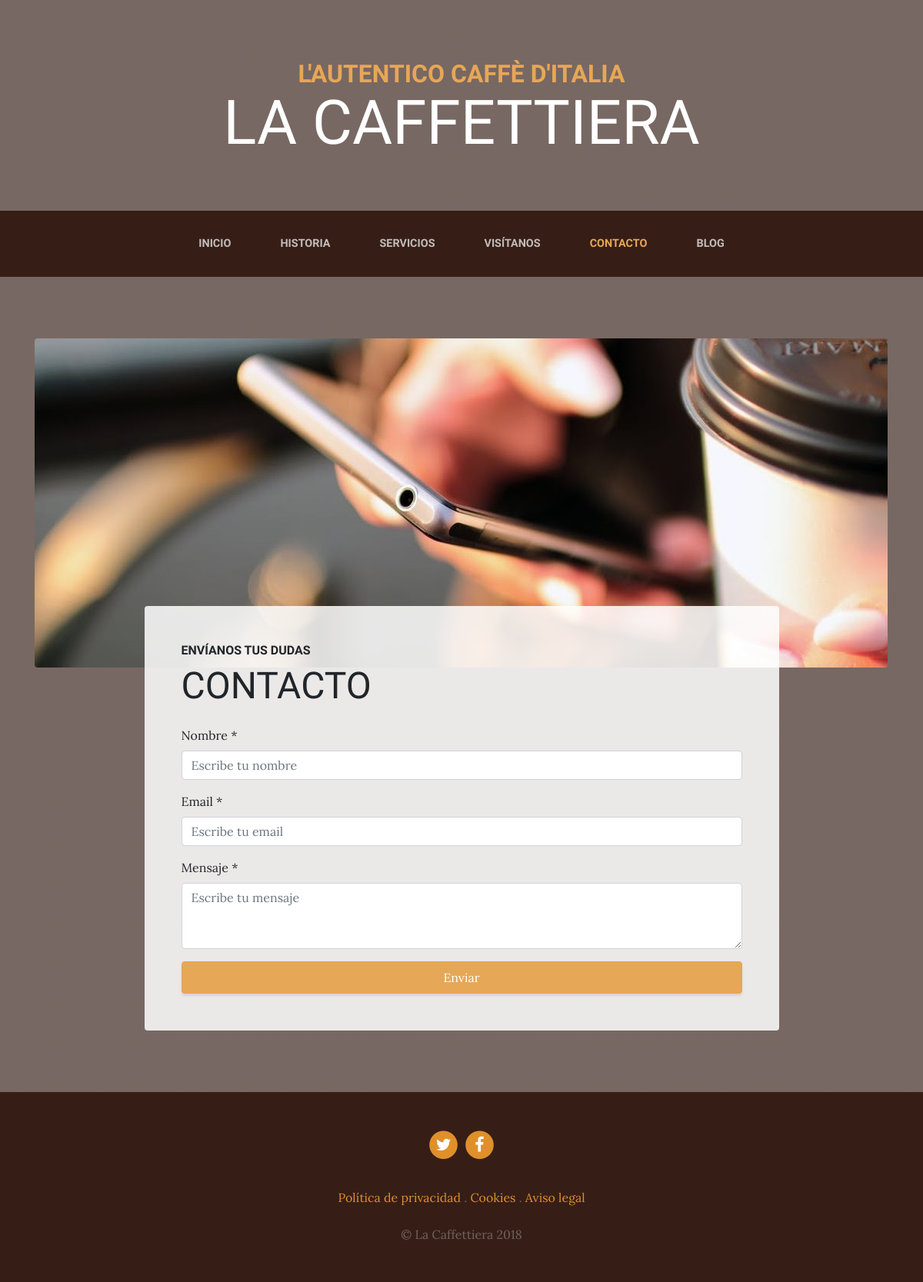
Page /contact/ on the committed database.
### pages/models.py (models this page shows, shortened)
class Page(models.Model):
    title = models.CharField(
        verbose_name="Título", max_length=200)
    content = RichTextField(
        verbose_name="Contenido")
    order = models.SmallIntegerField(verbose_name="Orden",
        default=0)
    created = models.DateTimeField(auto_now_add=True,
        verbose_name="Fecha de creacion")
    updated = models.DateTimeField(auto_now=True,
        verbose_name="Fecha de edicion")
    class Meta:
        verbose_name = "página"
        verbose_name_plural = "páginas"
        ordering = ['order','title']

### contact/views.py (the view, shortened to what this page needs)
# urls.py: path("", views.contact, name="contact"),
def contact(request):
    contact_form = ContactForm()
    return render(request, "contact/contact.html",{'form':contact_form})

### contact/forms.py
class ContactForm(forms.Form):
    name = forms.CharField(label="Nombre",
            required=True, widget=forms.TextInput(
        attrs={'class':'form-control', 'placeholder':'Escribe tu nombre'}
            ), min_length=3, max_length=100)
    email = forms.EmailField(label="Email",
            required=True, widget=forms.EmailInput(
        attrs={'class':'form-control', 'placeholder':'Escribe tu email'}
            ), min_length=3, max_length=100)
    content = forms.CharField(label="Contenido",
            required=True, widget=forms.Textarea(
        attrs={'class':'form-control', 'rows':3, 'placeholder':'Escribe tu mensaje'}
            ), min_length=10, max_length=1000)

### pages/templatetags/pages_extras.py (called while the page is built)
@register.simple_tag
def get_pages_list():
    pages = Page.objects.all()
    return pages

### social/processors.py (called while the page is built)
def ctx_dict(request):
    ctx = {}
    links = Link.objects.all()
    for link in links:
        ctx[link.key] = link.url
    return ctx

### contact/templates/contact/contact.html (shortened to what this page needs)
{% extends 'core/base.html' %}
{% load static %}
{% block content %}
<section class="page-section about-heading">
  <div class="container">
    <img class="img-fluid rounded about-heading-img mb-3 mb-lg-0" src="{% static 'core/img/contact.jpg' %}" alt="">
    <div class="about-heading-content">
      <div class="row">
        <div class="col-xl-9 col-lg-10 mx-auto">
          <div class="bg-faded rounded p-5">
            <h2 class="section-heading mb-4">
              <span class="section-heading-upper">Envíanos tus dudas</span>
              <span class="section-heading-lower">Contacto</span>
            </h2>
            <form action="" method="POST">
                <div class="form-group">
                    <label>Nombre *</label>
                    <div class="input-group">
                        {{form.name}}
                    </div>
                </div>
                <div class="form-group">
                    <label>Email *</label>
                    <div class="input-group">
                        {{form.email}}
                    </div>
                </div>
                <div class="form-group">
                    <label>Mensaje *</label>
                    <div class="input-group">
                        {{form.content}}
                    </div>
                </div>
                <div class="text-center">
                    <input type="submit" class="btn btn-primary btn-block py-2" value="Enviar">
                </div>
            </form>
          </div>
        </div>
      </div>
    </div>
  </div>
</section>
{% endblock %}

### core/templates/core/base.html (shortened to what this page needs)
<!DOCTYPE html>
<html lang="es">
  <head>
    {% load static %}
    <link href="{% static 'core/vendor/bootstrap/css/bootstrap.min.css' %}" rel="stylesheet">
    <link href="{% static 'core/vendor/font-awesome/css/font-awesome.min.css' %}" rel="stylesheet" type="text/css">
    <link href="{% static 'core/css/business-casual.css' %}" rel="stylesheet">
  </head>
  <body>
    <h1 class="site-heading text-center text-white d-none d-lg-block">
      <span class="site-heading-upper text-primary mb-3">L'autentico caffè d'italia</span>
      <span class="site-heading-lower">La Caffettiera</span>
    </h1>
    <nav class="navbar navbar-expand-lg navbar-dark py-lg-4" id="mainNav">
      <div class="container">
        <div class="collapse navbar-collapse" id="navbarResponsive">
          <ul class="navbar-nav mx-auto">
            <li class="nav-item px-lg-4
            {% if request.path == '/' %}active{% endif %}">
              <a class="nav-link text-uppercase text-expanded" href="{% url 'home' %}">Inicio</a>
            </li>
            <li class="nav-item px-lg-4
            {% if request.path == '/about/' %}active{% endif %}">
              <a class="nav-link text-uppercase text-expanded" href="{% url 'about' %}">Historia</a>
            </li>
            <li class="nav-item px-lg-4
            {% if request.path == '/services/' %}active{% endif %}">
              <a class="nav-link text-uppercase text-expanded" href="{% url 'services' %}">Servicios</a>
            </li>
            <li class="nav-item px-lg-4
            {% if request.path == '/store/' %}active{% endif %}">
              <a class="nav-link text-uppercase text-expanded" href="{% url 'store' %}">Visítanos</a>
            </li>
            <li class="nav-item px-lg-4
            {% if request.path == '/contact/' %}active{% endif %}">
              <a class="nav-link text-uppercase text-expanded" href="{% url 'contact' %}">Contacto</a>
            </li>
            <li class="nav-item px-lg-4
            {% if request.path|slice:":6" == '/blog/' %}active{% endif %}">
              <a class="nav-link text-uppercase text-expanded" href="{% url 'blog' %}">Blog</a>
            </li>
          </ul>
        </div>
      </div>
    </nav>
    {% block content %} {% endblock %}
    <footer class="footer text-faded text-center py-5">
      <div class="container">
        <p class="m-0">
          {% if LINK_TWITTER %}
	        <a href="{{LINK_TWITTER}}" class="link">
	          <span class="fa-stack fa-lg">
	            <i class="fa fa-circle fa-stack-2x"></i>
	            <i class="fa fa-twitter fa-stack-1x fa-inverse"></i>
	          </span>
	        </a>
          {% endif %}
          {% if LINK_FACEBOOK %}
	        <a href="{{LINK_FACEBOOK}}" class="link">
	          <span class="fa-stack fa-lg">
	            <i class="fa fa-circle fa-stack-2x"></i>
	            <i class="fa fa-facebook fa-stack-1x fa-inverse"></i>
	          </span>
	        </a>
          {% endif %}
	    </p>
        <p class="m-0 mbt">
          {% load pages_extras %}
          {% get_pages_list as page_list %}
          {% for page in page_list %}
          <a href="{% url 'page' page.id page.title|slugify %}" class="link">{{page.title}}</a> {% if not forloop.last %}.{% endif %}
          {% endfor %}
		</p>
        <p class="m-0 mbt1">&copy; La Caffettiera 2018</p>
      </div>
	</footer>
  </body>
</html>

### core/static/core/css/business-casual.css (style rules this page uses)
body { font-family: 'Lora'; background: linear-gradient(rgba(47, 23, 15, 0.65), rgba(47, 23, 15, 0.65)), url("../img/bg.jpg"); background-attachment: fixed; background-position: center; background-size: cover; }
h1, h2, h3, h4, h5, h6 { font-family: 'Raleway'; }
p { line-height: 1.75; }
.text-faded { color: rgba(255, 255, 255, 0.3); }
.site-heading { margin-top: 5rem; margin-bottom: 5rem; text-transform: uppercase; line-height: 1; font-family: 'Raleway'; }
.site-heading .site-heading-upper { display: block; font-size: 2rem; font-weight: 800; }
.site-heading .site-heading-lower { font-size: 5rem; font-weight: 100; line-height: 4rem; }
.page-section { margin-top: 5rem; margin-bottom: 5rem; }
.section-heading { text-transform: uppercase; }
.section-heading .section-heading-upper { display: block; font-size: 1rem; font-weight: 800; padding-bottom:.5rem; }
.section-heading .section-heading-lower { display: block; font-size: 3rem; font-weight: 100; }
.bg-faded { background-color: rgba(255, 255, 255, 0.85); }
#mainNav { background-color: rgba(47, 23, 15, 0.9); font-family: 'Raleway'; }
#mainNav .navbar-nav .nav-item .nav-link { color: rgba(255, 255, 255, 0.7); font-weight: 800; }
#mainNav .navbar-nav .nav-item.active .nav-link { color: #e6a756; }
@media (min-width: 992px) { #mainNav .navbar-nav .nav-item .nav-link { font-size: 0.9rem; } }
@media (min-width: 992px) { .about-heading .about-heading-img { position: relative; z-index: 0; } }
@media (min-width: 992px) { .about-heading .about-heading-content { margin-top: -5rem; position: relative; z-index: 1; } }
.footer { background-color: rgba(47, 23, 15, 0.9); }
.text-primary { color: #e6a756 !important; }
.btn { box-shadow: 0px 3px 3px 0px rgba(33, 37, 41, 0.1); }
.btn-primary { background-color: #e6a756; border-color: #e6a756; }
.mbt { padding-top: 2rem; }
.mbt1 { padding-top: 1.25rem; }
a.link { color: #df902a; }

### rows in the picture
Page: title "Política de privacidad"
Page: title "Cookies"
Page: title "Aviso legal"
